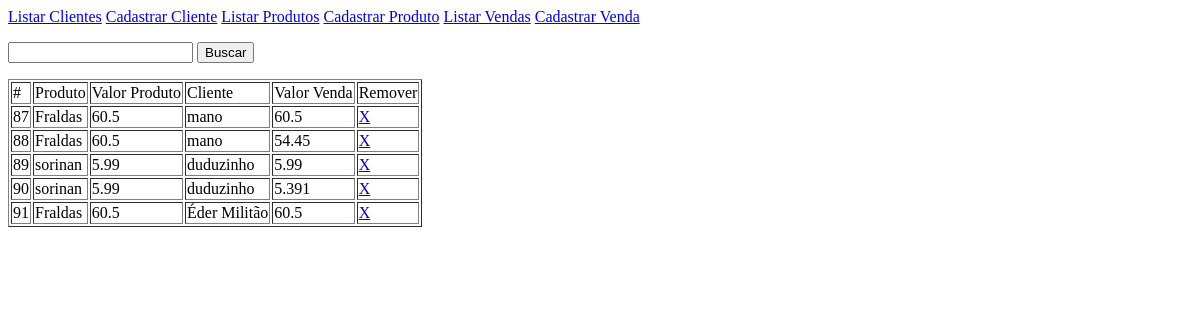
The page /venda_listar.php on the database as committed earlier.
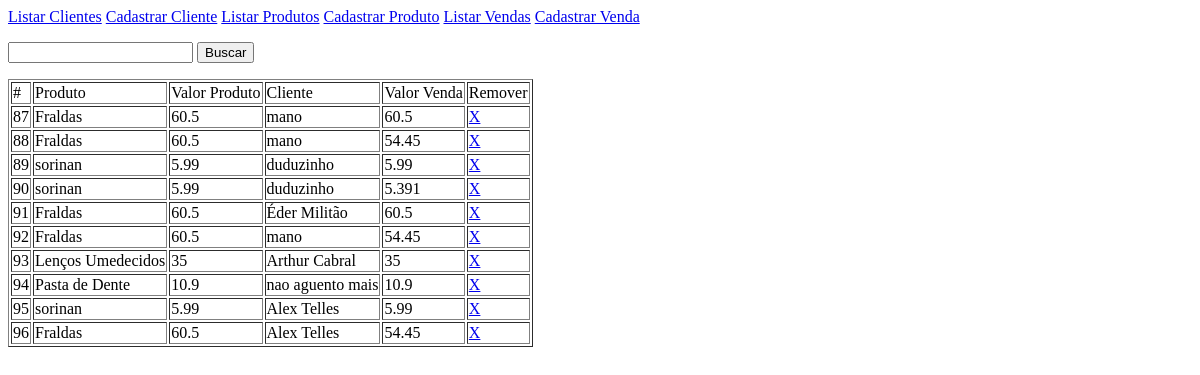
The same page on the database as committed later.
### tables this page shows
CREATE TABLE venda ( id integer primary key autoincrement, produto integer references produto (id), cliente integer references cliente (id), datahora datetime, valor float );

### venda_listar.php (the view, shortened to what this page needs)
<?php
	$busca = '';
	$sql = " select v.id, p.anvisa, p.nome pnome, p.valor pvalor, c.cpf, c.nome cnome, v.valor vvalor from venda v join cliente c on c.id = v.cliente join produto p on p.id = v.produto where p.nome || c.nome like '%" . $busca . "%' ";
	$conexao = new pdo ('sqlite:banco.sqlite');
	$resultado = $conexao->query($sql)->fetchAll();
?>
<html>
	<head>
	</head>
	<body>
<?php
		require 'menu.php';
?>
		<form id="busca">
			<p>
				<input type="text" name="busca" autocomplete="off" />
				<button type="submit" formmethod="post" formaction="venda_listar.php">Buscar</button>
			</p>
		</form>
		<table border="1">
			<tr>
				<td>#</td>
				<td>Produto</td>
				<td>Valor Produto</td>
				<td>Cliente</td>
				<td>Valor Venda</td>
				<td>Remover</td>
			</tr>
<?php
	foreach ( $resultado as $tupla ) {
?>
			<tr>
				<td><?php print $tupla['id']; ?></td>
				<td><?php print $tupla['pnome']; ?></td>
				<td><?php print $tupla['pvalor']; ?></td>
				<td><?php print $tupla['cnome']; ?></td>
				<td><?php print $tupla['vvalor']; ?></td>
				<td><a href="venda_delete.php?id=<?php print $tupla['id']; ?>"> X </a></td>
			</tr>
<?php
	}
?>
		</table>
	</body>
</html>

### menu.php
<p>
	<a href="cliente_listar.php">Listar Clientes</a>
	<a href="cliente_cadastro.php">Cadastrar Cliente</a>
	<a href="produto_listar.php">Listar Produtos</a>
	<a href="produto_cadastro.php">Cadastrar Produto</a>
	<a href="venda_listar.php">Listar Vendas</a>
	<a href="venda_cadastro.php">Cadastrar Venda</a>
</p>

Rows that differ between the two databases and show on the page:
added venda: id "92", pnome "Fraldas", pvalor "60.5", cnome "mano", vvalor "54.45"
added venda: id "93", pnome "Lenços Umedecidos", pvalor "35", cnome "Arthur Cabral", vvalor "35"
added venda: id "94", pnome "Pasta de Dente", pvalor "10.9", cnome "nao aguento mais", vvalor "10.9"
added venda: id "95", pnome "sorinan", pvalor "5.99", cnome "Alex Telles", vvalor "5.99"
added venda: id "96", pnome "Fraldas", pvalor "60.5", cnome "Alex Telles", vvalor "54.45"
